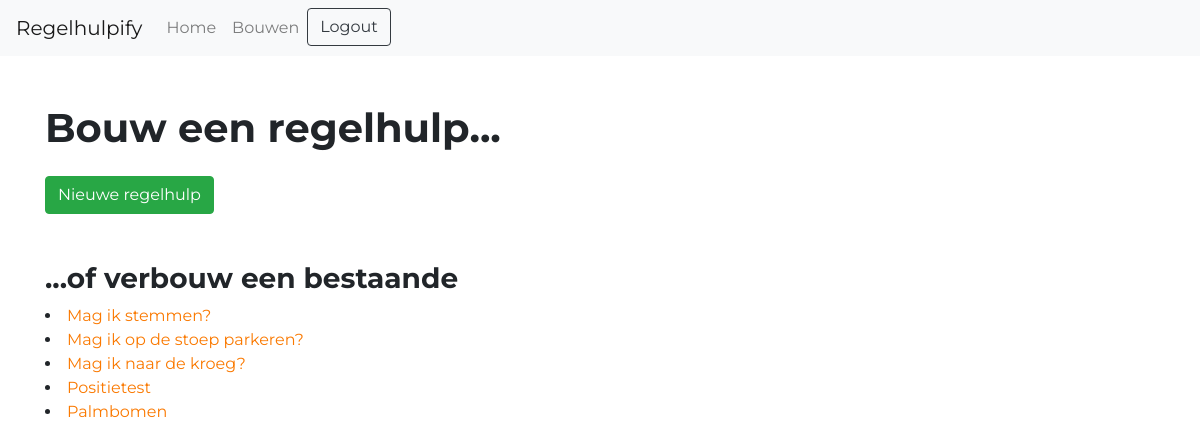
Page /builder/ (signed in) on the earlier database version.
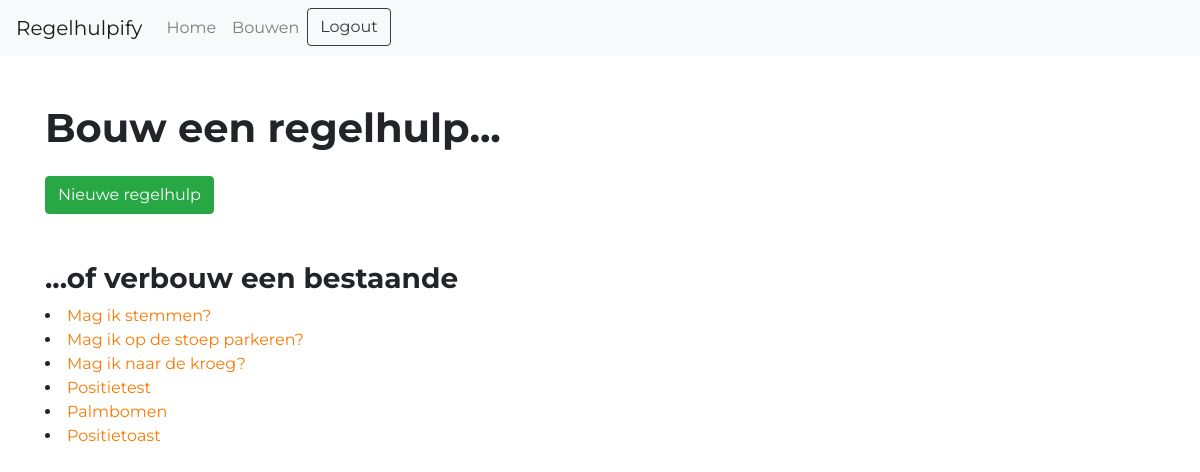
Same page on the later database version.
### regelhulpify/models.py (models this page shows, shortened)
class Tool(models.Model):
    owner = models.ForeignKey(User, on_delete=models.SET_DEFAULT, default=1)
    name = models.CharField(max_length=128, unique=True)
    desc = models.CharField(max_length=1024)
    img = models.URLField(max_length=1024, null=True, blank=True)
    shorturl = models.SlugField(max_length=64, unique=True, null=True, blank=True)

### regelhulpify/views.py (the view)
# urls.py: path("builder/", views.builder, name="builder"),
@login_required
def builder(request):
    context = {'tools': Tool.objects.all()}
    return render(request, 'regelhulpify/builder.html', context)

### regelhulpify/context_processors.py (called while the page is built)
def login_form(request):
    return {
        'login_form': AuthenticationForm()
    }

### regelhulpify/templates/regelhulpify/builder.html
{% extends 'regelhulpify/base.html' %}
{% block content %}
    <h1 class="">Bouw een regelhulp...</h1>
    <a href="{% url 'newtool' %}" class="btn btn-success mt-3">Nieuwe regelhulp</a>
    <h3 class="mt-5">...of verbouw een bestaande</h3>
    <div>
        {% for tool in tools %}
        <li>
            <a href="{% url 'builder_tool' tool.id %}" >{{ tool.name }}</a>
        </li>
        {% endfor %}
    </div>
{% endblock %}

Differences in the rows shown:
added Tool: name "Positietoast"
